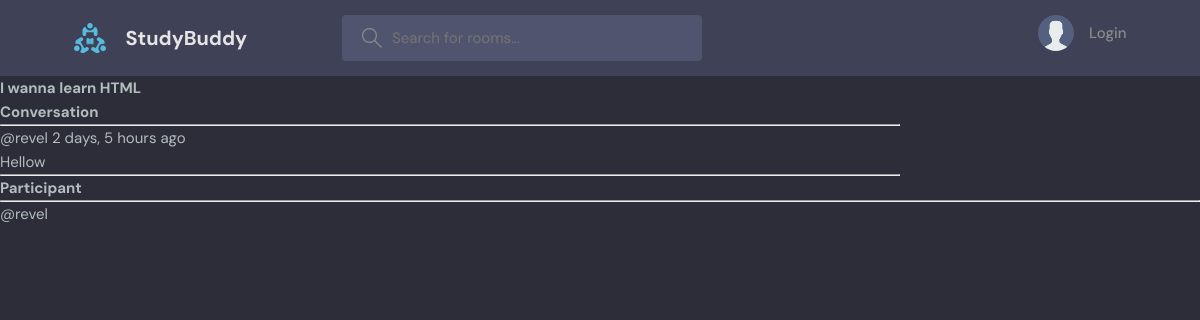
/room_page/3/, run on the app's committed database.
### base/models.py (models this page shows, shortened)
class Room(models.Model):
    host = models.ForeignKey(User, on_delete=models.SET_NULL, null = True) #user hostnya
    topic = models.ForeignKey(Topic, on_delete=models.SET_NULL, null = True)# 1 topik, tapi bisa have multiple room
    name = models.CharField(max_length=200) # charfield required untuk masukin maxlength
    description = models.TextField(null=True, blank= True) #textfield adalah charfield yang lebih gede
    participants = models.ManyToManyField(User, related_name= 'participants') #store siapa yang aktif di room
    updated = models.DateTimeField(auto_now=True)
    created = models.DateTimeField(auto_now_add= True)
    class Meta:
        ordering = [
            "-updated","-created",
                    ]

class Message(models.Model):
    user = models.ForeignKey(User, on_delete=models.CASCADE)
    room = models.ForeignKey(Room, on_delete=models.CASCADE)#relationship dengan database sebelumnya dengan model one to many (one room, bisa many message)
    body = models.TextField()
    updated = models.DateTimeField(auto_now=True)
    created = models.DateTimeField(auto_now_add=True)
    class Meta:
        ordering = [
            "-updated","-created",]

### base/views.py (the view, shortened to what this page needs)
# urls.py: path('room_page/<str:pk>/', views.room, name="room"),
def room(request,pk):
    room = Room.objects.get(id=pk)
    '''for i in rooms:
        if i['id'] == int(pk):
            room = i'''
    room_messages = room.message_set.all().order_by('-created')
    participants = room.participants.all()
    context = {'room':room, 'room_messages':room_messages,'participants':participants}
    return render(request,"base/room.html",context)

### base/templates/base/room.html (shortened to what this page needs)
{%extends 'main.html'%}
{% block content %}
<div class="room-container">
    <div>
    <h1>{{room.name}}</h1>
    <div class="comment-wrapper">
        <h3>Conversation</h3>
        {% for message in room_messages %}
        <div>
            <hr>
            <small> @{{message.user}} {{message.created|timesince}} ago</small>
            <p>{{message.body}}</p>
        </div>
        {% endfor %}
        <hr>
    </div>
    </div>
    </div>
    <div>
        <h3>Participant </h3>
        <hr>
        {% for participant in participants %}
            <p>@{{participant.username}}</p>
        {% endfor %}
    </div>
{% endblock content%}

### base/static/styles/style.css (style rules this page uses)
:root { --color-main: #71c6dd; --color-main-light: #e1f6fb; --color-dark: #3f4156; --color-dark-medium: #51546e; --color-dark-light: #696d97; --color-light: #e5e5e5; --color-gray: #8b8b8b; --color-light-gray: #b2bdbd; --color-bg: #2d2d39; --color-success: #5dd693; --color-error: #fc4b0b; }
* { font-family: "DM Sans", -apple-system, BlinkMacSystemFont, "Segoe UI", Roboto, Oxygen, Ubuntu, Cantarell, "Open Sans", "Helvetica Neue", sans-serif; margin: 0; padding: 0; box-sizing: border-box; text-rendering: optimizeLegibility; font-size: inherit; }
html { font-size: 56.25%; }
@media only screen and (min-width: 1200px) { html { font-size: 62.5%; } }
body { line-height: 1.6; font-weight: 400; font-size: 1.5rem; color: var(--color-light-gray); background-color: var(--color-bg); min-height: 100vh; }

### base/templates/base/room.html (style rules this page uses)
.room-container { display: grid; grid-template-columns: 3fr 1fr; }

### data on the page
Room: name "I wanna learn HTML"
Message: user "revel", created "2 days, 5 hours", body "Hellow"

### other printed values
{{ participant.username }} "revel"
